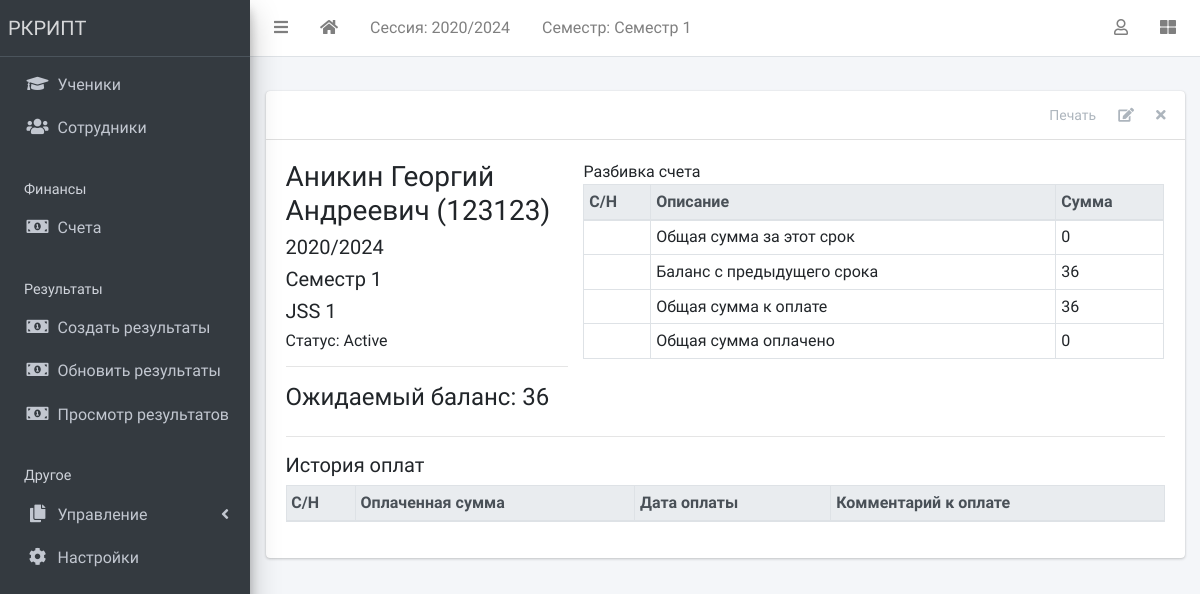
Before: /finance/1/detail/ (signed in) with the older database file.
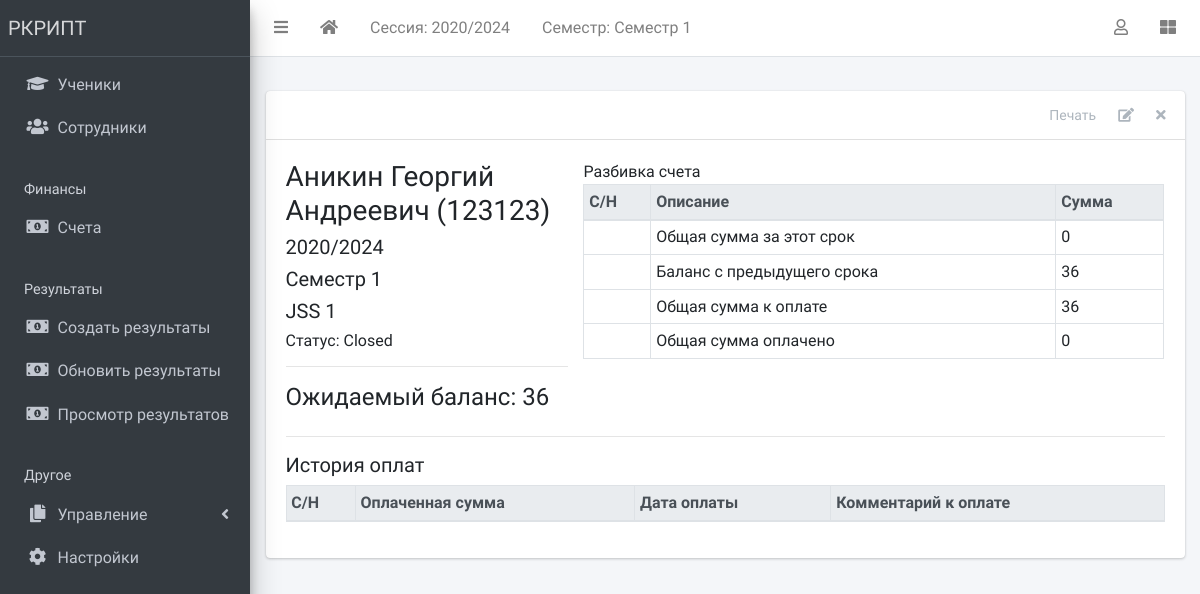
After: the same page with the newer database file.
### apps/finance/models.py (models this page shows, shortened)
class Invoice(models.Model):
    student = models.ForeignKey(Student, on_delete=models.CASCADE)
    session = models.ForeignKey(AcademicSession, on_delete=models.CASCADE)
    term = models.ForeignKey(AcademicTerm, on_delete=models.CASCADE)
    class_for = models.ForeignKey(StudentClass, on_delete=models.CASCADE)
    balance_from_previous_term = models.IntegerField(default=0)
    status = models.CharField(
        max_length=20,
        choices=[("active", "Active"), ("closed", "Closed")],
        default="active",
    )
    class Meta:
        ordering = ["student", "term"]
    def __str__(self):
        return f"{self.student}"
    def balance(self):
        payable = self.total_amount_payable()
        paid = self.total_amount_paid()
        return payable - paid
    def amount_payable(self):
        items = InvoiceItem.objects.filter(invoice=self)
        total = 0
        for item in items:
            total += item.amount
        return total
    def total_amount_payable(self):
        return self.balance_from_previous_term + self.amount_payable()
    def total_amount_paid(self):
        receipts = Receipt.objects.filter(invoice=self)
        amount = 0
        for receipt in receipts:
            amount += receipt.amount_paid
        return amount

### apps/students/models.py (models this page shows, shortened)
class Student(models.Model):
    STATUS_CHOICES = [("active", "Active"), ("inactive", "Inactive")]
    GENDER_CHOICES = [("male", "Male"), ("female", "Female")]
    current_status = models.CharField(
        max_length=10, choices=STATUS_CHOICES, default="active"
    )
    registration_number = models.CharField(max_length=200, unique=True)
    surname = models.CharField(max_length=200)
    firstname = models.CharField(max_length=200)
    other_name = models.CharField(max_length=200, blank=True)
    gender = models.CharField(max_length=10, choices=GENDER_CHOICES, default="male")
    date_of_birth = models.DateField(default=timezone.now)
    current_class = models.ForeignKey(
        StudentClass, on_delete=models.SET_NULL, blank=True, null=True
    )
    date_of_admission = models.DateField(default=timezone.now)
    mobile_num_regex = RegexValidator(
        regex="^[0-9]{10,15}$", message="Entered mobile number isn't in a right format!"
    )
    parent_mobile_number = models.CharField(
        validators=[mobile_num_regex], max_length=13, blank=True
    )
    address = models.TextField(blank=True)
    others = models.TextField(blank=True)
    passport = models.ImageField(blank=True, upload_to="students/passports/")
    class Meta:
        ordering = ["surname", "firstname", "other_name"]
    def __str__(self):
        return f"{self.surname} {self.firstname} {self.other_name} ({self.registration_number})"

### apps/corecode/models.py (models this page shows)
class AcademicSession(models.Model):
    name = models.CharField(max_length=200, unique=True)
    current = models.BooleanField(default=True)
    class Meta:
        ordering = ["-name"]
    def __str__(self):
        return self.name

class AcademicTerm(models.Model):
    name = models.CharField(max_length=20, unique=True)
    current = models.BooleanField(default=True)
    class Meta:
        ordering = ["name"]
    def __str__(self):
        return self.name

class StudentClass(models.Model):
    name = models.CharField(max_length=200, unique=True)
    class Meta:
        verbose_name = "Class"
        verbose_name_plural = "Classes"
        ordering = ["name"]
    def __str__(self):
        return self.name

### apps/finance/views.py (the view)
# urls.py: path("<int:pk>/detail/", InvoiceDetailView.as_view(), name="invoice-detail"),
class InvoiceDetailView(LoginRequiredMixin, DetailView):
    model = Invoice
    fields = "__all__"
    def get_context_data(self, **kwargs):
        context = super(InvoiceDetailView, self).get_context_data(**kwargs)
        context["receipts"] = Receipt.objects.filter(invoice=self.object)
        context["items"] = InvoiceItem.objects.filter(invoice=self.object)
        return context

### apps/corecode/context_processors.py (called while the page is built)
def site_defaults(request):
    current_session = AcademicSession.objects.get(current=True)
    current_term = AcademicTerm.objects.get(current=True)
    vals = SiteConfig.objects.all()
    contexts = {
        "current_session": current_session.name,
        "current_term": current_term.name,
    }
    for val in vals:
        contexts[val.key] = val.value
    return contexts

### apps/finance/templates/finance/invoice_detail.html (shortened to what this page needs)
{% extends 'base.html' %}
{% load humanize %}
{% block content-header %}
<div class="card-header">
  <div class="card-tools">
    <a href="#" class="btn btn-tool">Печать</a>
    <a href="{% url 'invoice-update' object.id %}" class="btn btn-tool">
      <i class="fas fa-edit"></i>
    </a>
    <a href="{% url 'invoice-delete' object.id %}" class="btn btn-tool">
      <i class="fas fa-times"></i>
    </a>
  </div>
</div>
{% endblock content-header %}
{% block content %}
<div class="row">
  <div class="col-sm-4">
    <h3>{{ object }} </h3>
    <h5>{{ object.session }} </h5>
    <h5>{{ object.term }} </h5>
    <h5>{{ object.class_for }} </h5>
    <h6>Статус: {{ object.get_status_display }} </h6>
    <hr>
    <div>
      <h4>Ожидаемый баланс: {{ object.balance | intcomma }}</h4>
    </div>
  </div>
  <div class="col-sm-8">
    <table class="table table-sm table-bordered">
      <thead class="thead-light">
        <tr>
          <th>С/Н</th>
          <th>Описание</th>
          <th>Сумма</th>
        </tr>
      </thead>
      <tfoot>
        <tr>
          <td></td>
          <td>Общая сумма за этот срок</td>
          <td>{{ object.amount_payable | intcomma}}</td>
        </tr>
        <tr>
          <td></td>
          <td>Баланс с предыдущего срока</td>
          <td>{{ object.balance_from_previous_term | intcomma }}</td>
        </tr>
        <tr>
          <td></td>
          <td>Общая сумма к оплате</td>
          <td>{{ object.total_amount_payable | intcomma}}</td>
        </tr>
        <tr>
          <td></td>
          <td>Общая сумма оплачено</td>
          <td>{{ object.total_amount_paid | intcomma}}</td>
        </tr>
      </tfoot>
    </table>
  </div>
</div>
<hr>
<h5>История оплат</h5>
<table class="table table-bordered table-sm">
  <thead class="thead-light">
    <tr>
      <th>С/Н</th>
      <th>Оплаченная сумма</th>
      <th>Дата оплаты</th>
      <th>Комментарий к оплате</th>
    </tr>
  </thead>
</table>
{% endblock content %}

Changed rows visible on the page:
changed Invoice "Аникин Георгий Андреевич (123123)": status "Active" → "Closed"
